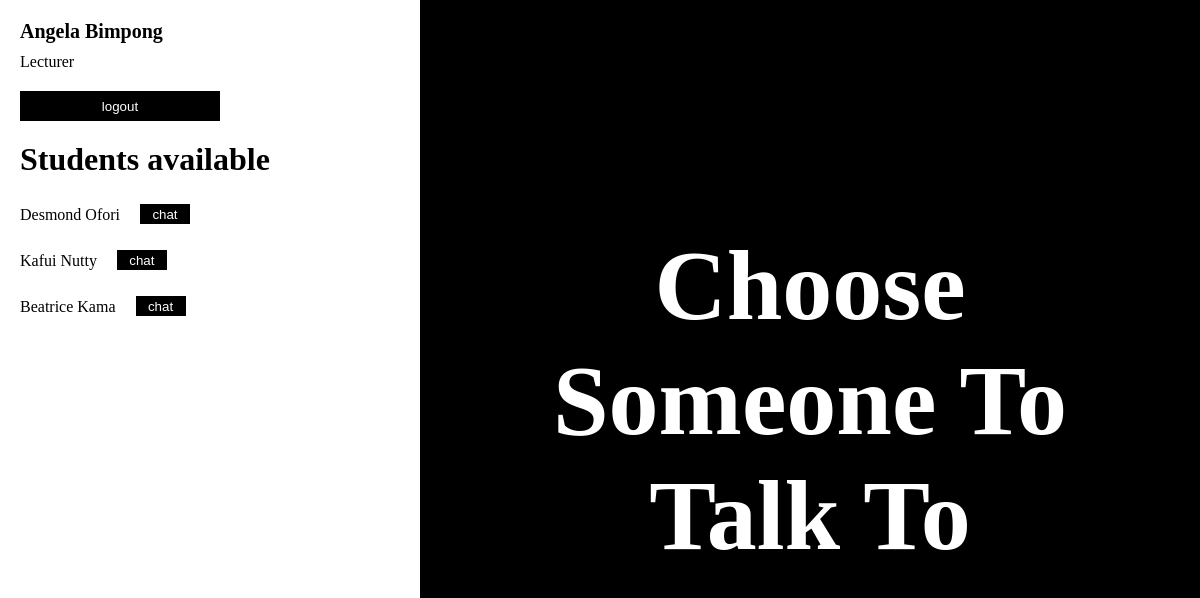
The app's page /dashboard.php (signed in) with its own data.
### tables this page shows
CREATE TABLE `users` (
  `id` int(11) NOT NULL,
  `unique_id` varchar(255) NOT NULL,
  `fname` varchar(255) NOT NULL,
  `lname` varchar(255) NOT NULL,
  `username` varchar(255) NOT NULL,
  `password` varchar(255) NOT NULL,
  `status` varchar(255) NOT NULL,
  `role` varchar(255) NOT NULL
);

### dashboard.php (the view, shortened to what this page needs)
<?php
include './connection.php';
$username= $_SESSION['username'];
$sql= "SELECT * FROM `users` WHERE username= '$username'";
$result= mysqli_query($con,$sql);
$row= mysqli_fetch_assoc($result);
$fname= $row['fname'];
$lname= $row['lname'];
$fullname = $fname." ".$lname;
$role=$row['role'];
if($role === "student"){
    $opposite = "Lecturers";
}else{
    $opposite = "Students";
}
?>
<!DOCTYPE html>
<html lang="en">
<head>
    <link rel="stylesheet" href="dashboard12.css">
</head>
<body>
    <div class="container">
        <div class="left">
            <div class="profile">
                <p class="name"><?php echo $fullname;?></p>
                <p class="role"><?php echo $role;?></p>
            </div>
            <button onclick="location.href='./logout.php'">logout</button>
            <div class="others">
                <p class="side-title"><?php echo $opposite;?> available</p>
                <div class="list">
                    <?php
                        include './connection.php';
                        $sqldisplay= "SELECT * FROM `users` WHERE NOT role='$role'";
                        $resultdisplay= mysqli_query($con, $sqldisplay);
                        if($resultdisplay){
                        while($rowdisplay=mysqli_fetch_assoc($resultdisplay)){
                            $unique_id=$rowdisplay['unique_id'];
                            $firstname=$rowdisplay['fname'];
                            $lastname=" ".$rowdisplay['lname'];
                            $fullname=$firstname.$lastname;
                            echo"
                            <div class=\"person\">
                                <div class=\"person-top\">
                                    <img src=\"\" alt=\"\">
                                    <p class=\"person-name\">$fullname</p>
                                </div>
                                <button onclick=\"location.href = 'chat.php?oomfid=".$unique_id."'\">chat</button>
                            </div>
                            ";
                        }
                        }
        ?>
                </div>
            </div>
        </div>
        <div class="right">
            <p class="select">choose someone to talk to </p>
        </div>
    </div>
</body>
</html>

### dashboard12.css (style rules this page uses)
* { margin: 0; padding: 0; box-sizing: border-box; text-decoration: none; }
.container { display: flex; width: 100vw; min-height: 100vh; justify-content: space-between; }
.left { width: 35vw; display: flex; flex-direction: column; gap: 20px; padding: 20px; }
.profile { display: flex; flex-direction: column; align-items: flex-start; gap: 10px; }
.name { font-weight: bold; font-size: 20px; }
.role { font-weight: lighter; text-transform: capitalize; }
.left button { width: 200px; background-color: black; color: white; height: 30px; border: none; cursor: pointer; }
.others { display: flex; flex-direction: column; gap: 10px; }
.others .side-title { font-weight: bolder; font-size: 32px; }
.list { display: flex; flex-direction: column; align-items: flex-start; gap: 10px; }
.person { display: flex; align-items: flex-end; justify-content: space-between; gap: 20px; }
.person button { width: 50px; height: 20px; cursor: pointer; }
.right { width: 65vw; display: flex; flex-direction: column; align-items: center; justify-content: center; background-color: black; color: white; padding: 20px; }
.select { font-size: 100px; font-weight: bold; width: 80%; text-align: center; text-transform: capitalize; }

### records on screen
users: fullname "Angela Bimpong", role "Lecturer", role "Students"
users: fullname "Desmond Ofori"
users: fullname "Kafui Nutty"
users: fullname "Beatrice Kama"
